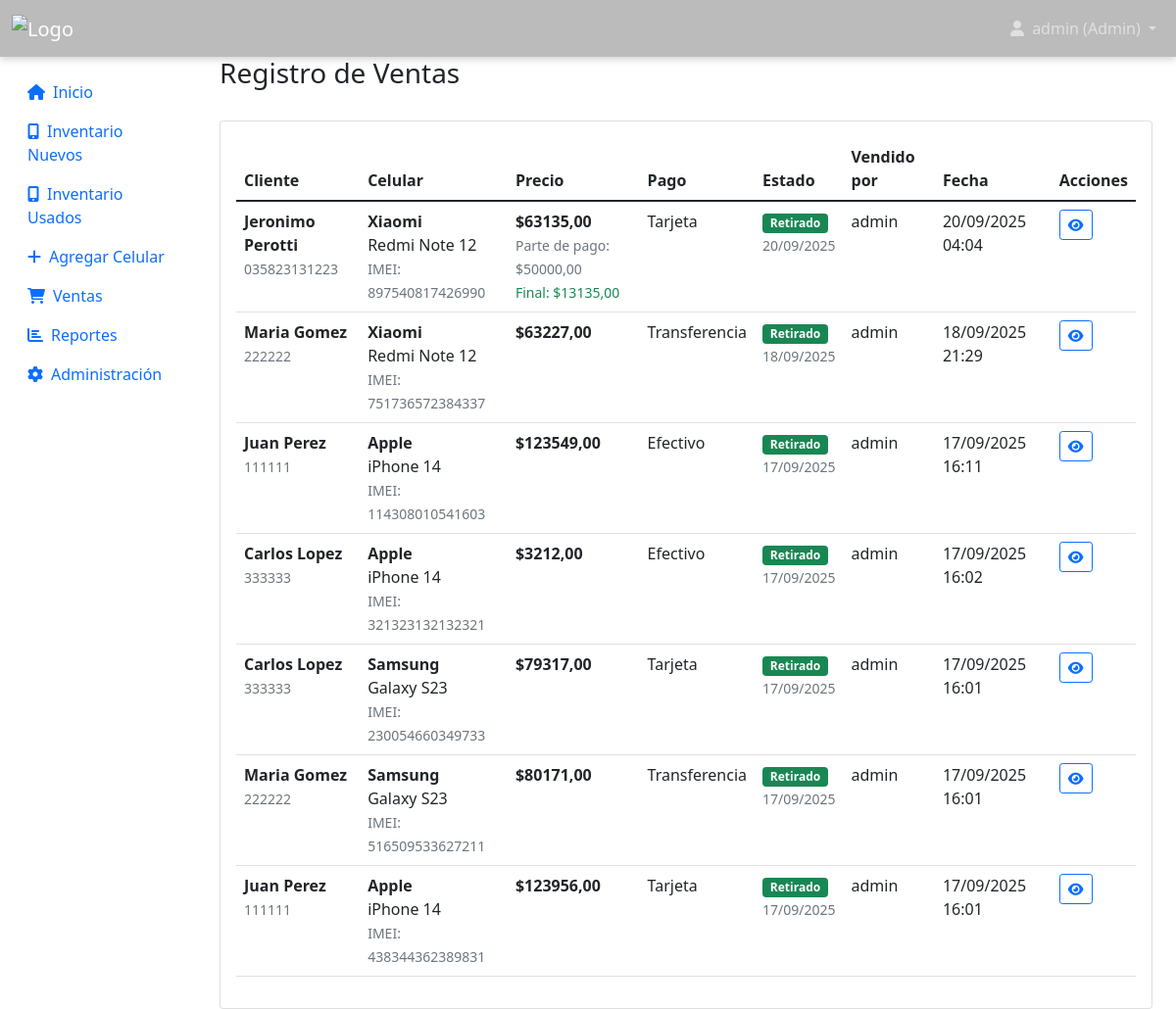
The page /sales/ (signed in) on the database as committed earlier.
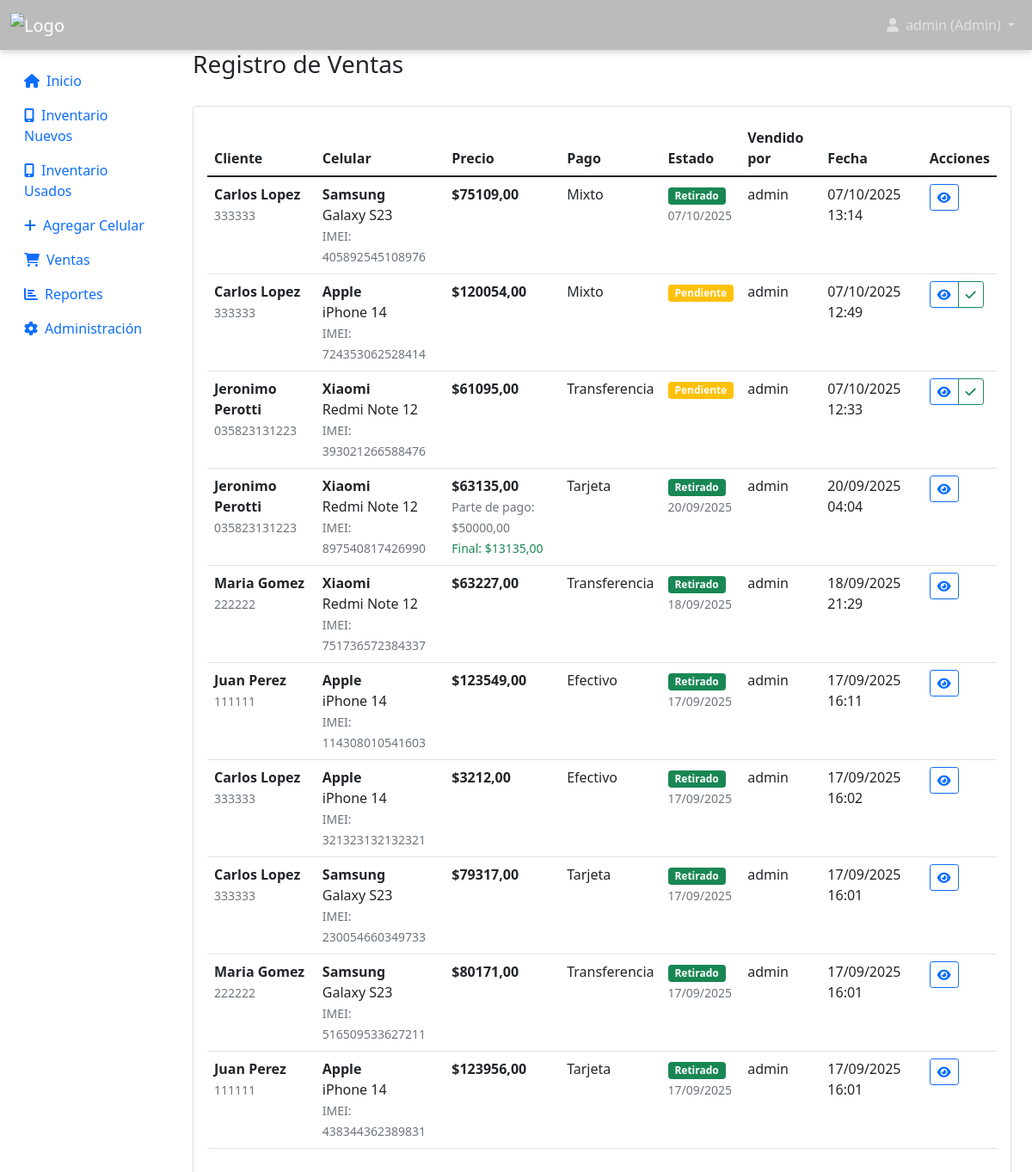
The same page on the database as committed later.
### inventory/models.py (models this page shows, shortened)
class Sale(models.Model):
    PAYMENT_METHODS = [
        ('cash', 'Efectivo'),
        ('card', 'Tarjeta'),
        ('transfer', 'Transferencia'),
        ('financing', 'Financiación'),
        ('mixed', 'Mixto'),
    ]
    id = models.UUIDField(
        primary_key=True,
        default=uuid.uuid4,
        editable=False
    )
    phone = models.OneToOneField(
        Phone,
        on_delete=models.CASCADE,
        verbose_name='Celular'
    )
    customer = models.ForeignKey(
        Customer,
        on_delete=models.CASCADE,
        verbose_name='Cliente'
    )
    sale_price = models.DecimalField(
        max_digits=10,
        decimal_places=2,
        verbose_name='Precio de venta'
    )
    payment_method = models.CharField(
        max_length=20,
        choices=PAYMENT_METHODS,
        verbose_name='Forma de pago'
    )
    is_picked_up = models.BooleanField(
        default=False,
        verbose_name='Retirado'
    )
    pickup_date = models.DateTimeField(
        null=True,
        blank=True,
        verbose_name='Fecha de retiro'
    )
    has_trade_in = models.BooleanField(
        default=False,
        verbose_name='Tiene parte de pago'
    )
    trade_in_phone = models.ForeignKey(
        Phone,
        on_delete=models.SET_NULL,
        null=True,
        blank=True,
        related_name='trade_in_sales',
        verbose_name='Celular en parte de pago'
    )
    trade_in_value = models.DecimalField(
        max_digits=10,
        decimal_places=2,
        null=True,
        blank=True,
        verbose_name='Valor parte de pago'
    )
    sold_by = models.ForeignKey(
        CustomUser,
        on_delete=models.SET_NULL,
        null=True,
        verbose_name='Vendido por'
    )
    sale_date = models.DateTimeField(
        auto_now_add=True,
        verbose_name='Fecha de venta'
    )
    notes = models.TextField(
        blank=True,
        verbose_name='Notas'
    )
    class Meta:
        verbose_name = 'Venta'
        verbose_name_plural = 'Ventas'
        ordering = ['-sale_date']
    def get_final_price(self):
        if self.has_trade_in and self.trade_in_value:
            return self.sale_price - self.trade_in_value
        return self.sale_price

class Customer(models.Model):
    name = models.CharField(
        max_length=100,
        verbose_name='Nombre completo'
    )
    email = models.EmailField(
        blank=True,
        verbose_name='Email'
    )
    phone = models.CharField(
        max_length=20,
        blank=True,
        verbose_name='Teléfono'
    )
    address = models.TextField(
        blank=True,
        verbose_name='Dirección'
    )
    dni = models.CharField(
        max_length=20,
        blank=True,
        verbose_name='DNI/Documento'
    )
    created_at = models.DateTimeField(
        auto_now_add=True,
        verbose_name='Fecha de registro'
    )
    class Meta:
        verbose_name = 'Cliente'
        verbose_name_plural = 'Clientes'
        ordering = ['name']

class Phone(models.Model):
    internal_code = models.CharField(
        max_length=30,
        unique=True,
        blank=True,
        null=True,
        verbose_name='Código interno'
    )
    battery_percentage = models.PositiveIntegerField(
        default=100,
        verbose_name='Porcentaje de batería'
    )
    ACQUISITION_CHOICES = [
        ('mayorista', 'Compra mayorista'),
        ('parte_pago', 'Parte de pago'),
        ('', 'No aplica'),
    ]
    acquisition_type = models.CharField(
        max_length=20,
        choices=ACQUISITION_CHOICES,
        blank=True,
        default='',
        verbose_name='Tipo de adquisición'
    )
    acquired_from = models.ForeignKey(
        'Customer',
        on_delete=models.SET_NULL,
        null=True,
        blank=True,
        verbose_name='Cliente que entregó',
        help_text='Solo si fue parte de pago',
        related_name='phones_acquired'
    )
    """
    Modelo principal para los celulares en inventario
    """
    STATUS_CHOICES = [
        ('available', 'Stock'),          # antes Disponible
        ('reserved', 'Reservado'),
        ('sold', 'Vendido'),
        ('service', 'Servicio técnico'), # nuevo (reemplaza damaged como estado operativo)
        ('in_transit', 'En camino'),
        ('warehouse', 'Depósito'),       # nuevo: almacenado fuera de sala de ventas
    ]
    CONDITION_CHOICES = [
        ('new', 'Nuevo'),
        ('used', 'Usado'),
        ('refurbished', 'Reacondicionado'),
        ('trade_in', 'Parte de pago'),
    ]
    imei_validator = RegexValidator(
        regex=r'^\d{15}$',
        message='El IMEI debe tener exactamente 15 dígitos'
    )
    id = models.UUIDField(
        primary_key=True,
        default=uuid.uuid4,
        editable=False
    )
    model = models.ForeignKey(
        PhoneModel,
        on_delete=models.CASCADE,
        verbose_name='Modelo'
    )
    imei = models.CharField(
        max_length=15,
        unique=True,
        validators=[imei_validator],
        verbose_name='IMEI'
    )
    status = models.CharField(
        max_length=20,
        choices=STATUS_CHOICES,
        default='available',
        verbose_name='Estado'
    )
    condition = models.CharField(
        max_length=20,
        choices=CONDITION_CHOICES,
        default='new',
        verbose_name='Condición'
    )
    price = models.DecimalField(
        max_digits=10,
        decimal_places=2,
        verbose_name='Precio'
    )
    storage_capacity = models.CharField(
        max_length=10,
        blank=True,
        verbose_name='Capacidad de almacenamiento'
    )
    color = models.CharField(
        max_length=30,
        blank=True,
        verbose_name='Color'
    )
    notes = models.TextField(
        blank=True,
        verbose_name='Notas'
    )
    added_by = models.ForeignKey(
        CustomUser,
        on_delete=models.SET_NULL,
        null=True,
        related_name='phones_added',
        verbose_name='Agregado por'
    )
    created_at = models.DateTimeField(
        auto_now_add=True,
        verbose_name='Fecha de ingreso'
    )
    updated_at = models.DateTimeField(
        auto_now=True,
        verbose_name='Última modificación'
    )
    class Meta:
        verbose_name = 'Celular'
        verbose_name_plural = 'Celulares'
        ordering = ['-created_at']

class PhoneModel(models.Model):
    brand = models.ForeignKey(
        Brand,
        on_delete=models.CASCADE,
        verbose_name='Marca'
    )
    name = models.CharField(
        max_length=100,
        verbose_name='Nombre del modelo'
    )
    is_active = models.BooleanField(
        default=True,
        verbose_name='Activo'
    )
    created_at = models.DateTimeField(
        auto_now_add=True,
        verbose_name='Fecha de creación'
    )
    class Meta:
        verbose_name = 'Modelo de celular'
        verbose_name_plural = 'Modelos de celulares'
        unique_together = ['brand', 'name']
        ordering = ['brand__name', 'name']

class Brand(models.Model):
    name = models.CharField(
        max_length=50,
        unique=True,
        verbose_name='Nombre'
    )
    is_active = models.BooleanField(
        default=True,
        verbose_name='Activa'
    )
    created_at = models.DateTimeField(
        auto_now_add=True,
        verbose_name='Fecha de creación'
    )
    class Meta:
        verbose_name = 'Marca'
        verbose_name_plural = 'Marcas'
        ordering = ['name']

class CustomUser(AbstractUser):
    ROLE_CHOICES = [
        ('admin', 'Administrador'),
        ('employee', 'Empleado'),
    ]
    role = models.CharField(
        max_length=10,
        choices=ROLE_CHOICES,
        default='employee',
        verbose_name='Rol'
    )
    phone = models.CharField(
        max_length=20,
        blank=True,
        verbose_name='Teléfono'
    )
    created_at = models.DateTimeField(
        auto_now_add=True,
        verbose_name='Fecha de creación'
    )
    is_active_employee = models.BooleanField(
        default=True,
        verbose_name='Empleado activo'
    )
    class Meta:
        verbose_name = 'Usuario'
        verbose_name_plural = 'Usuarios'

### inventory/views.py (the view)
# urls.py: path('sales/', views.sales_list, name='sales_list'),
@login_required
def sales_list(request):
    sales = Sale.objects.select_related(
        'phone__model__brand', 'customer', 'sold_by'
    ).order_by('-sale_date')
    paginator = Paginator(sales, 20)
    page_number = request.GET.get('page')
    page_obj = paginator.get_page(page_number)
    return render(request, 'inventory/sales_list.html', {'page_obj': page_obj})

### inventory/context_processors.py (called while the page is built)
def user_info(request):
    context = {}
    if request.user.is_authenticated:
        context['user_role'] = 'admin' if request.user.is_staff else 'empleado'
        context['user_full_name'] = request.user.get_full_name() or request.user.username
    return context

### templates/inventory/sales_list.html (shortened to what the changed rows need)
{% extends 'base.html' %}
{% block content %}
<div class="d-flex justify-content-between align-items-center mb-4">
    <h1 class="h3">Registro de Ventas</h1>
</div>
<div class="card">
    <div class="card-body">
        {% if page_obj %}
            <div class="table-responsive">
                <table class="table table-hover">
                    <thead>
                        <tr>
                            <th>Cliente</th>
                            <th>Celular</th>
                            <th>Precio</th>
                            <th>Pago</th>
                            <th>Estado</th>
                            <th>Vendido por</th>
                            <th>Fecha</th>
                            <th>Acciones</th>
                        </tr>
                    </thead>
                    <tbody>
                        {% for sale in page_obj %}
                            <tr>
                                <td>
                                    <strong>{{ sale.customer.name }}</strong>
                                    {% if sale.customer.phone %}
                                        <br><small class="text-muted">{{ sale.customer.phone }}</small>
                                    {% endif %}
                                </td>
                                <td>
                                    <strong>{{ sale.phone.model.brand.name }}</strong><br>
                                    {{ sale.phone.model.name }}
                                    <br><small class="text-muted">IMEI: {{ sale.phone.imei }}</small>
                                </td>
                                <td>
                                    <strong>${{ sale.sale_price }}</strong>
                                    {% if sale.has_trade_in %}
                                        <br><small class="text-muted">Parte de pago: ${{ sale.trade_in_value }}</small>
                                        <br><small class="text-success">Final: ${{ sale.get_final_price }}</small>
                                    {% endif %}
                                </td>
                                <td>{{ sale.get_payment_method_display }}</td>
                                <td>
                                    {% if sale.is_picked_up %}
                                        <span class="badge bg-success">Retirado</span>
                                        {% if sale.pickup_date %}
                                            <br><small class="text-muted">{{ sale.pickup_date|date:"d/m/Y" }}</small>
                                        {% endif %}
                                    {% else %}
                                        <span class="badge bg-warning">Pendiente</span>
                                    {% endif %}
                                </td>
                                <td>{{ sale.sold_by.get_full_name|default:sale.sold_by.username }}</td>
                                <td>{{ sale.sale_date|date:"d/m/Y H:i" }}</td>
                                <td>
                                    <div class="btn-group btn-group-sm">
                                        <a href="{% url 'sale_detail' sale.id %}" class="btn btn-outline-primary" title="Ver detalle">
                                            <i class="fas fa-eye"></i>
                                        </a>
                                        {% if not sale.is_picked_up %}
                                            <button type="button" class="btn btn-outline-success" title="Marcar como retirado"
                                                    onclick="markAsPickedUp('{{ sale.id }}')">
                                                <i class="fas fa-check"></i>
                                            </button>
                                        {% endif %}
                                    </div>
                                </td>
                            </tr>
                        {% endfor %}
                    </tbody>
                </table>
            </div>
        {% else %}
            <div class="text-center py-5">
                <i class="fas fa-shopping-cart fa-3x text-muted mb-3"></i>
                <h5>No hay ventas registradas</h5>
                <p class="text-muted">Las ventas aparecerán aquí una vez que se registren.</p>
            </div>
        {% endif %}
    </div>
</div>
{% endblock %}

Rows that differ between the two databases and show on the page:
added Sale: customer.name "Carlos Lopez", customer.phone "333333", phone.model.brand.name "Samsung", phone.model.name "Galaxy S23", phone.imei "405892545108976", sale_price "75109,00", payment_method "Mixto", pickup_date "07/10/2025", sold_by.get_full_name "admin", sale_date "07/10/2025 13:14"
added Sale: customer.name "Carlos Lopez", customer.phone "333333", phone.model.brand.name "Apple", phone.model.name "iPhone 14", phone.imei "724353062528414", sale_price "120054,00", payment_method "Mixto", is_picked_up "Pendiente", sold_by.get_full_name "admin", sale_date "07/10/2025 12:49"
added Sale: customer.name "Jeronimo Perotti", customer.phone "035823131223", phone.model.brand.name "Xiaomi", phone.model.name "Redmi Note 12", phone.imei "393021266588476", sale_price "61095,00", payment_method "Transferencia", is_picked_up "Pendiente", sold_by.get_full_name "admin", sale_date "07/10/2025 12:33"
